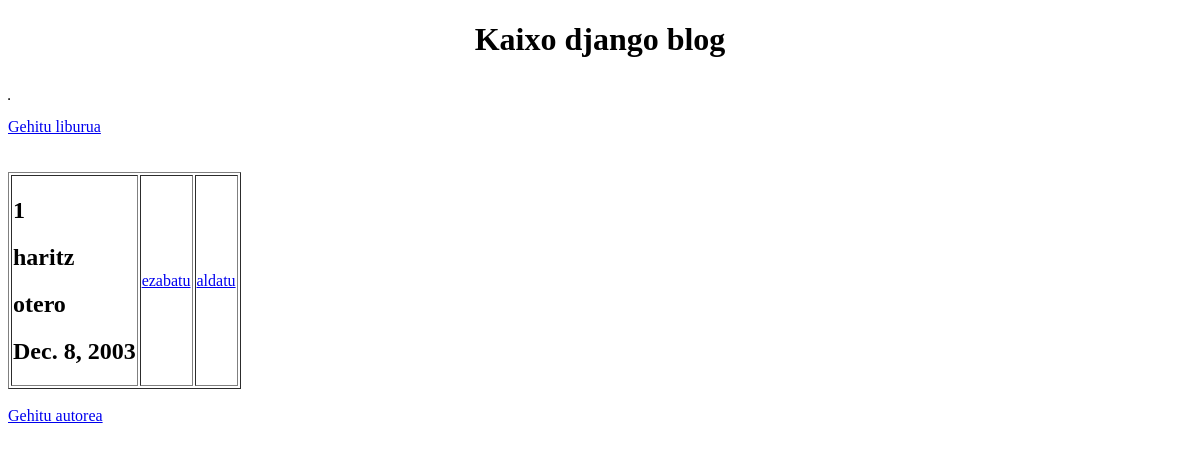
Before: / with the older database file.
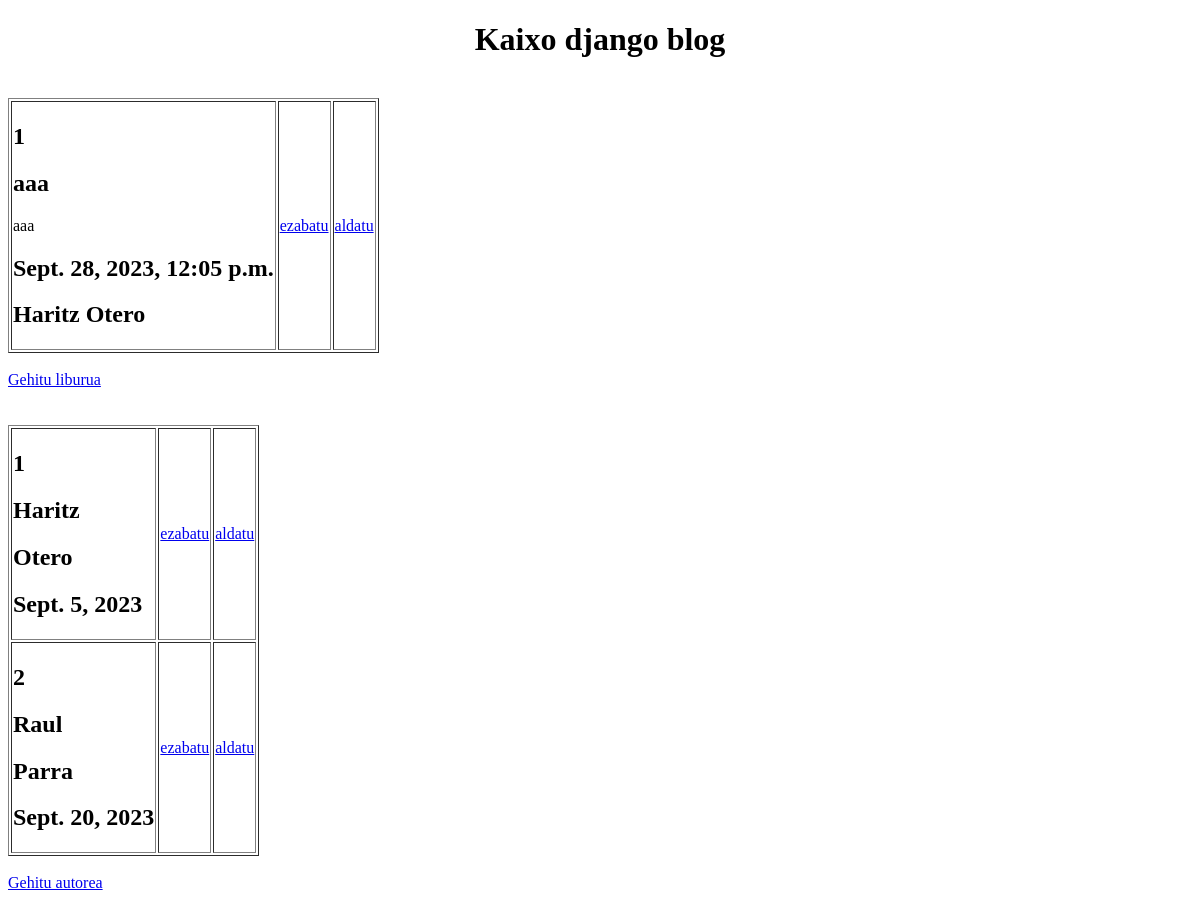
After: the same page with the newer database file.
### blog/models.py (models this page shows, shortened)
class Autoreak(models.Model):
    izena = models.CharField(max_length=100)
    abizena = models.CharField(max_length=100)
    jaiotze_data = models.DateField()

class Liburuak(models.Model):
    izenburua = models.CharField(max_length = 100)
    edukia = models.CharField(max_length = 300)
    noizsortua = models.DateTimeField(auto_now_add = True)
    autorea =  models.ForeignKey(Autoreak, on_delete=models.CASCADE)

### blog/views.py (the view)
def index(request):
    autoreak = Autoreak.objects.all
    liburuak = Liburuak.objects.all
    return render(request, 'index.html', {'liburuak':liburuak , 'autoreak':autoreak})

### blog/templates/index.html (shortened to what this page needs)
<!DOCTYPE html>
<html lang="en">
<head>
</head>
<body>
    <center>
        <h1>Kaixo django blog</h1>
    </center>
    <br>
    <table border="1">
        {% for liburua in liburuak %}
        <tr>
            <td>
                <div>
                    <p>
                        <h2>{{liburua.id}}</h2>
                    </p>
                    <p>
                        <h2>{{liburua.izenburua}}</h2>
                    </p>
                    <p>{{liburua.edukia}}</p>
                    <p>
                        <h2>{{liburua.noizsortua}}</h2>
                    </p>
                    <p>
                        <h2>{{liburua.autorea.izena}} {{liburua.autorea.abizena}}</h2>
                    </p>
                </div>
            </td>
            <td>
                <a href="deleteliburua/{{liburua.id}}" color="red">ezabatu</a>
            </td>
            <td>
                <a href="updatelib/{{liburua.id}}/"> aldatu</a>
            </td>
        </tr>
        {% endfor %}
    </table>
    <br>
    <a href="addlib/">Gehitu liburua</a>
    <br><br><br>
    <table border="1">
        {% for autorea in autoreak %}
        <tr>
            <td>
                <div>
                    <p>
                        <h2>{{autorea.id}}</h2>
                    </p>
                    <p>
                        <h2>{{autorea.izena}}</h2>
                    </p>
                    <p><h2>{{autorea.abizena}}</h2></p>
                    <p>
                        <h2>{{autorea.jaiotze_data}}</h2>
                    </p>
                </div>
            </td>
            <td>
                <a href="deleteautorea/{{autorea.id}}" color="red">ezabatu</a>
            </td>
            <td>
                <a href="updateauth/{{autorea.id}}/"> aldatu</a>
            </td>
        </tr>
        {% endfor %}
    </table>
    <br>
    <a href="addauth/">Gehitu autorea</a>
</body>
</html>

Changed rows visible on the page:
added Liburuak: id "1", izenburua "aaa", edukia "aaa", noizsortua "Sept. 28, 2023, 12:05 p.m.", autorea.izena "Haritz", autorea.abizena "Otero"
changed Autoreak id 1: izena "haritz" → "Haritz"; abizena "otero" → "Otero"; jaiotze_data "Dec. 8, 2003" → "Sept. 5, 2023"
added Autoreak: id "2", izena "Raul", abizena "Parra", jaiotze_data "Sept. 20, 2023"
